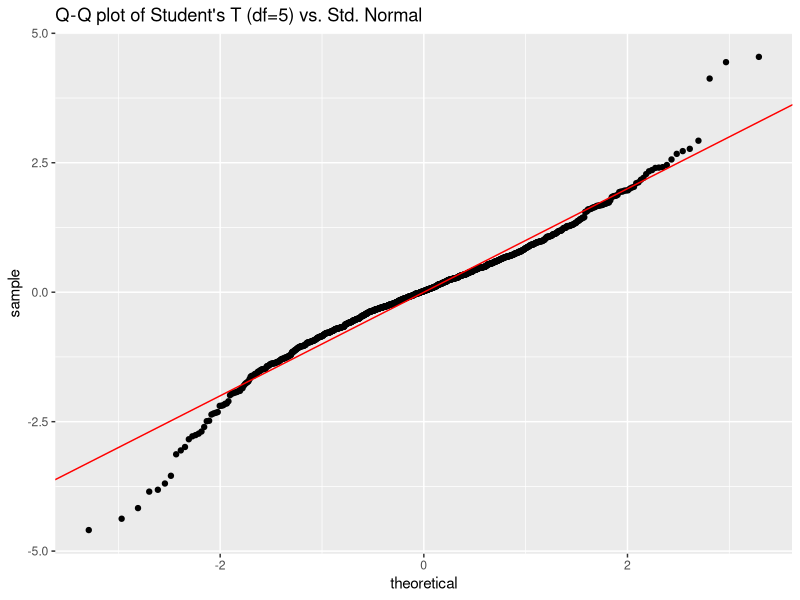
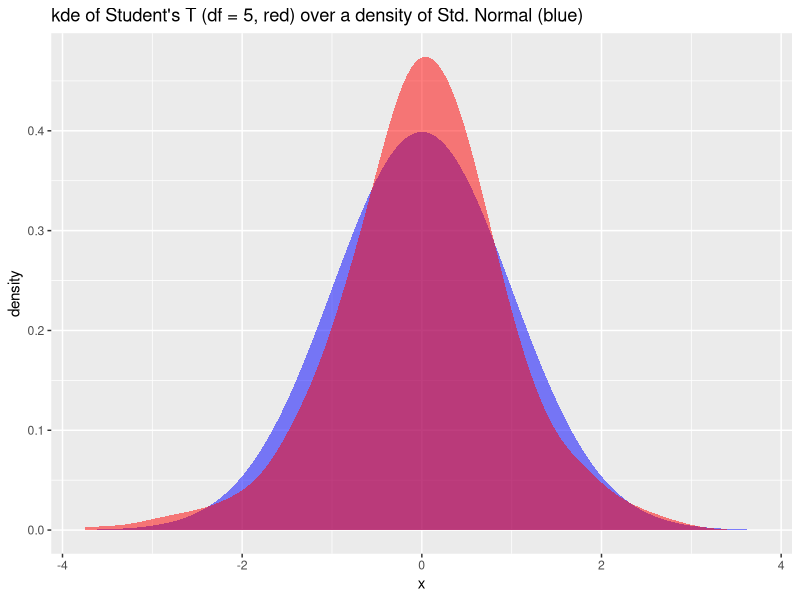
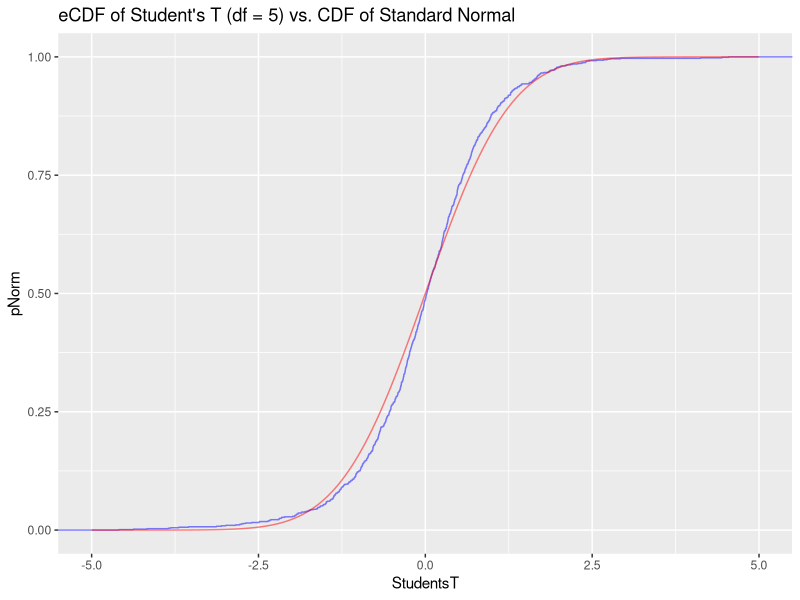
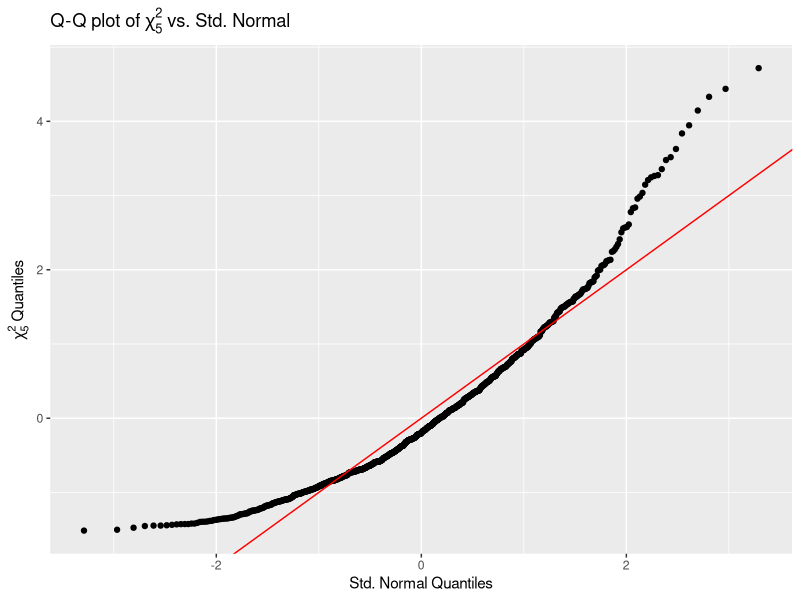
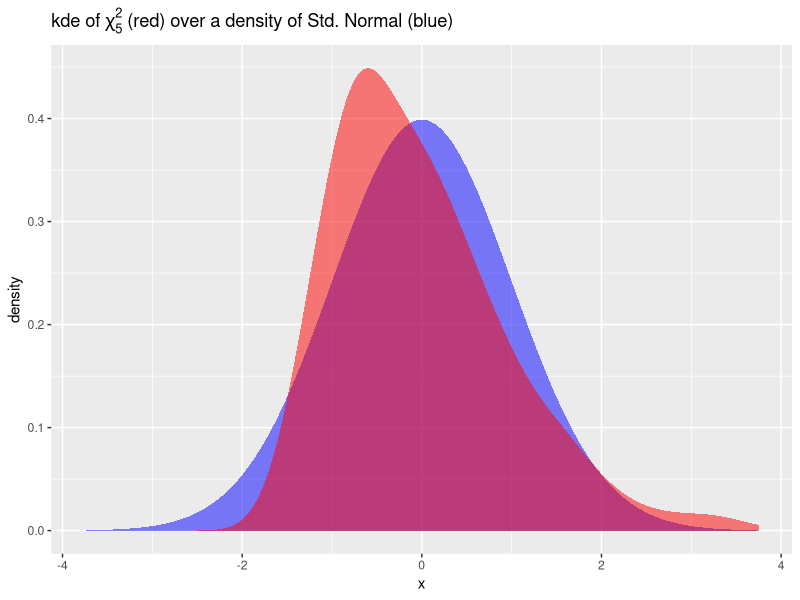
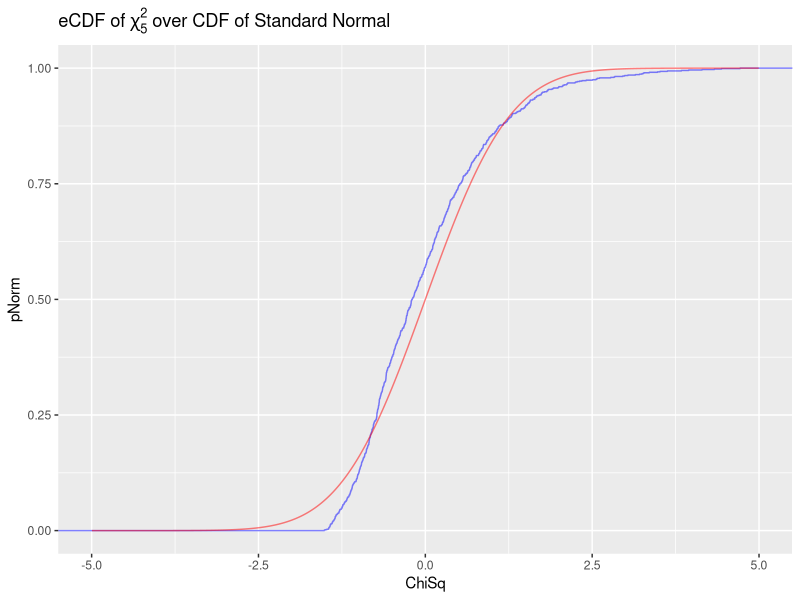

R code for these plots, in order:
require(ggplot2)
require(plyr)

n <- 1000 # sample size
sample.chisq <- rchisq(n=n,df=5)
sample.studentst <- rnorm(n=n)/sqrt(sample.chisq/5) #5
sample.normal <- rnorm(n=n,mean=17,sd=6)
sample.exp <- rexp(n=n,rate=1/10)

sample.data <- data.frame(ChiSq = sample.chisq, StudentsT=sample.studentst, Normal=sample.normal, Exp=sample.exp)

head(sample.data)

standardize <- function(sample) {
  return((sample-mean(sample))/sd(sample))
}

standardized.data <- data.frame(apply(X=sample.data,MARGIN=2,FUN=standardize))
standardized.data$x <- seq(-10,10,length.out=n)
standardized.data <- transform(standardized.data,dNorm=dnorm(x=x),pNorm=pnorm(x))

head(standardized.data)

## StudentT vs. Normal -- QQ
ggplot(data=standardized.data) + stat_qq(aes(sample=StudentsT)) + geom_abline(slope=1,intercept=0,color='red') + labs(title="Q-Q plot of Student's T (df=5) vs. Std. Normal")

## StudentT vs. Normal -- densities
ggplot(data=standardized.data) + geom_ribbon(aes(x=x,ymin=0,ymax=dNorm),fill='blue',alpha=0.5) + stat_density(adjust=1.5,aes(x=StudentsT),fill='red',alpha=0.5) + xlim(-3.75,3.75)  + labs(title="kde of Student's T (df = 5, red) over a density of Std. Normal (blue)")

## StudentT vs. Normal -- CDFs
ggplot(data=standardized.data) + stat_ecdf(aes(x=StudentsT),color='blue',alpha=0.5) + geom_line(aes(x=x,y=pNorm),color='red',alpha=0.5) + xlim(-5,5) + labs(title="eCDF of Student's T (df = 5) vs. CDF of Standard Normal")

## ChiSq vs. Normal -- QQ
ggplot(data=standardized.data) + stat_qq(aes(sample=ChiSq)) + geom_abline(slope=1,intercept=0,color='red') + labs(title=expression(paste("Q-Q plot of ", chi[nu=5]^2, " vs. Std. Normal",sep="")),x="Std. Normal Quantiles",y=expression(paste(chi[nu=5]^2, " Quantiles")))

## Chi-Squared vs. Normal -- densities
ggplot(data=standardized.data) + geom_ribbon(aes(x=x,ymin=0,ymax=dNorm),fill='blue',alpha=0.5) + stat_density(adjust=1.5,aes(x=ChiSq),fill='red',alpha=0.5) + xlim(-3.75,3.75)  + labs(title=expression(paste("kde of ", chi[nu=5]^2, " (red) over a density of Std. Normal (blue)", sep="")))

## ChiSq (df=5) vs. Normal -- CDFs
ggplot(data=standardized.data) + stat_ecdf(aes(x=ChiSq),color='blue',alpha=0.5) + geom_line(aes(x=x,y=pNorm),color='red',alpha=0.5) + xlim(-5,5) + labs(title=expression(paste("eCDF of ", chi[nu=5]^2, " over CDF of Standard Normal",sep="")))

### ignore!
#testdf <- ldply(.data=sample.data,.fun=function(col){standardize(col)})
#head(t(testdf))
#str(t(testdf))